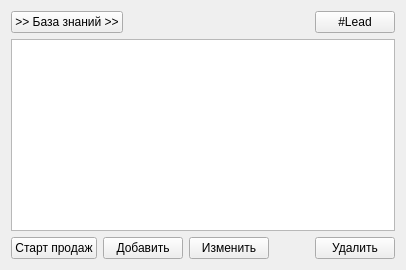
          <widget class="QWidget" name="tab">
           <attribute name="title">
            <string>Leads</string>
           </attribute>
           <layout class="QVBoxLayout" name="verticalLayout_8">
            <item>
             <layout class="QHBoxLayout" name="horizontalLayout_35">
              <item>
               <widget class="QPushButton" name="pushButton_ToCPKnBase_Consumption_2">
                <property name="text">
                 <string>&gt;&gt; База знаний &gt;&gt;</string>
                </property>
               </widget>
              </item>
              <item>
               <spacer name="horizontalSpacer_17">
                <property name="orientation">
                 <enum>Qt::Horizontal</enum>
                </property>
                <property name="sizeHint" stdset="0">
                 <size>
                  <width>40</width>
                  <height>20</height>
                 </size>
                </property>
               </spacer>
              </item>
              <item>
               <widget class="QPushButton" name="pushButton_HashClientDevelopment">
                <property name="text">
                 <string>#Lead</string>
                </property>
               </widget>
              </item>
             </layout>
            </item>
            <item>
             <widget class="QTableView" name="tableView_client_oppotunities"/>
            </item>
            <item>
             <layout class="QHBoxLayout" name="horizontalLayout">
              <item>
               <widget class="QPushButton" name="pushButton_create_matflow">
                <property name="text">
                 <string>Старт продаж</string>
                </property>
               </widget>
              </item>
              <item>
               <widget class="QPushButton" name="pushButton_AddOppToClient">
                <property name="enabled">
                 <bool>true</bool>
                </property>
                <property name="text">
                 <string>Добавить</string>
                </property>
               </widget>
              </item>
              <item>
               <widget class="QPushButton" name="pushButton_EditOppClient">
                <property name="enabled">
                 <bool>true</bool>
                </property>
                <property name="text">
                 <string>Изменить</string>
                </property>
               </widget>
              </item>
              <item>
               <spacer name="horizontalSpacer_8">
                <property name="orientation">
                 <enum>Qt::Horizontal</enum>
                </property>
                <property name="sizeHint" stdset="0">
                 <size>
                  <width>40</width>
                  <height>20</height>
                 </size>
                </property>
               </spacer>
              </item>
              <item>
               <widget class="QPushButton" name="pushButton_DeleteOppClient">
                <property name="enabled">
                 <bool>true</bool>
                </property>
                <property name="text">
                 <string>Удалить</string>
                </property>
               </widget>
              </item>
             </layout>
            </item>
           </layout>
           <zorder></zorder>
           <zorder></zorder>
           <zorder>tableView_client_oppotunities</zorder>
          </widget>
